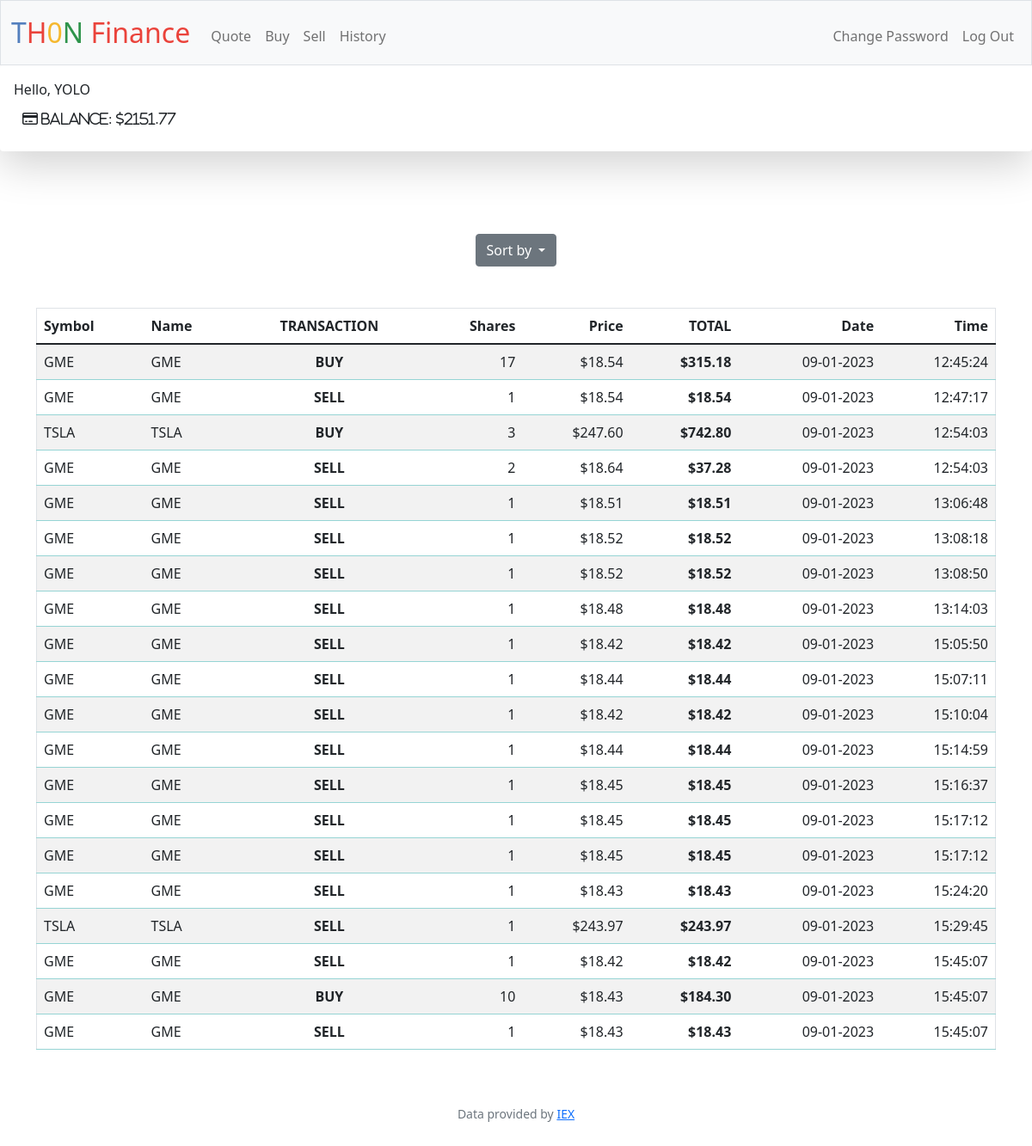
Screenshot of /history (signed in) with the database file from the repository.
### tables this page shows
CREATE TABLE transactions (
    transaction_id INTEGER PRIMARY KEY AUTOINCREMENT NOT NULL,
    transaction_type TEXT NOT NULL,
    user_id INTEGER,
    symbol TEXT NOT NULL,
    name TEXT NOT NULL,
    shares INTEGER,
    price FLOAT NOT NULL,
    total FLOAT NOT NULL,
    date TEXT NOT NULL,
    time TEXT NOT NULL,
    FOREIGN KEY(user_id) REFERENCES users(id)
);

### app.py (the view)
@app.route("/history")
@login_required
def history():
    transactions = db.execute("SELECT * FROM transactions WHERE user_id = ?", session["user_id"])
    return render_template("history.html", transactions=transactions)

### app.py (called while the page is built)
@app.after_request
def after_request(response):
    response.headers["Cache-Control"] = "no-cache, no-store, must-revalidate"
    response.headers["Expires"] = 0
    response.headers["Pragma"] = "no-cache"
    return response

### helpers.py (called while the page is built)
def login_required(f):
    @wraps(f)
    def decorated_function(*args, **kwargs):
        if session.get("user_id") is None:
            return redirect("/login")
        return f(*args, **kwargs)
    return decorated_function

def usd(value):
    return f"${value:,.2f}"

### templates/history.html (shortened to what this page needs)
{% extends "layout.html" %}
{% block main %}
    <div class="dropdown">
      <a class="btn btn-secondary dropdown-toggle" href="#" role="button" data-bs-toggle="dropdown" aria-expanded="false">
        Sort by
      </a>
    </div>
    <main class="container py-5 text-center">
        <table id="history_table" class="table table-striped border border-1">
            <thead>
                <tr>
                    <th class="text-start">Symbol</th>
                    <th class="text-start">Name</th>
                    <th class="text-center">TRANSACTION</th>
                    <th class="text-end">Shares</th>
                    <th class="text-end">Price</th>
                    <th class="text-end">TOTAL</th>
                    <th class="text-end">Date</th>
                    <th class="text-end">Time</th>
                </tr>
            </thead>
            <tbody>
                {% for sales in transactions %}
                    <tr>
                        <td class="text-start">{{ sales.symbol }}</td>
                        <td class="text-start">{{ sales.name }}</td>
                        <td class="text-center fw-bold">{{ sales.transaction_type }}</td>
                        <td class="text-end">{{ sales.shares }}</td>
                        <td class="text-end">{{ sales.price | usd }}</td>
                        <th class="text-end">{{ sales.total | usd }}</th>
                        <td class="text-end">{{ sales.date }}</td>
                        <td class="text-end">{{ sales.time }}</td>
                    </tr>
                {% endfor %}
            </tbody>
        </table>
{% endblock %}

### templates/layout.html (shortened to what this page needs)
<!DOCTYPE html>
<html lang="en">
    <head>
        <link href="https://cdn.jsdelivr.net/npm/bootstrap@5.1.3/dist/css/bootstrap.min.css" rel="stylesheet">
        <link href="/static/styles.css" rel="stylesheet">
    </head>
    <body>
        <nav class="bg-light border navbar navbar-expand-md navbar-light">
            <div class="container-fluid">
                <a class="navbar-brand" href="/"><span class="blue">T</span><span class="red">H</span><span class="yellow">0</span><span class="green">N</span> <span class="red">Finance</span></a>
                <div class="collapse navbar-collapse" id="navbar">
                    {% if session["user_id"] %}
                        <ul class="navbar-nav me-auto mt-2">
                            <li class="nav-item"><a class="nav-link" href="/quote">Quote</a></li>
                            <li class="nav-item"><a class="nav-link" href="/buy">Buy</a></li>
                            <li class="nav-item"><a class="nav-link" href="/sell">Sell</a></li>
                            <li class="nav-item"><a class="nav-link" href="/history">History</a></li>
                        </ul>
                        <ul class="navbar-nav ms-auto mt-2">
                            <li class="nav-item"><a class="nav-link" href="/changepw">Change Password</a></li>
                            <li class="nav-item"><a class="nav-link" href="/logout">Log Out</a></li>
                        </ul>
                    {% else %}
                        <ul class="navbar-nav ms-auto mt-2">
                            <li class="nav-item"><a class="nav-link" href="/register">Register</a></li>
                            <li class="nav-item"><a class="nav-link" href="/login">Log In</a></li>
                        </ul>
                    {% endif %}
                </div>
            </div>
        </nav>
        <div class="shadow-lg p-3 mb-5 bg-body-tertiary rounded">
            {% if session["user_id"] %}
            Hello, {{ session["username"] }}
            <div class="nav-item" style="padding:10px;">
                <i class="fa-regular fa-credit-card"> Balance: ${{ session["cash"] }}</i>
            </div>
            {% endif %}
        </div>
        <main class="container-fluid py-5 text-center">
            {% block main %}{% endblock %}
        </main>
        <footer class="mb-5 small text-center text-muted">
            Data provided by <a href="https://iexcloud.io/">IEX</a>
        </footer>
    </body>
</html>

### static/styles.css (style rules this page uses)
nav .navbar-brand { font-size: xx-large; }
nav { background-color: #131921; background-image: linear-gradient(#131921 50%); }
nav .navbar-brand .blue { color: #537fbe; }
nav .navbar-brand .red { color: #ea433b; }
nav .navbar-brand .yellow { color: #f5b82e; }
nav .navbar-brand .green { color: #2e944b; }
th, td { border-color: #96D4D4; }

### rows the page displays
transactions: symbol "GME", name "GME", transaction_type "BUY", shares "17", price "$18.54", total "$315.18", date "09-01-2023", time "12:45:24"
transactions: symbol "GME", name "GME", transaction_type "SELL", shares "1", price "$18.54", total "$18.54", date "09-01-2023", time "12:47:17"
transactions: symbol "TSLA", name "TSLA", transaction_type "BUY", shares "3", price "$247.60", total "$742.80", date "09-01-2023", time "12:54:03"
transactions: symbol "GME", name "GME", transaction_type "SELL", shares "2", price "$18.64", total "$37.28", date "09-01-2023", time "12:54:03"
transactions: symbol "GME", name "GME", transaction_type "SELL", shares "1", price "$18.51", total "$18.51", date "09-01-2023", time "13:06:48"
transactions: symbol "GME", name "GME", transaction_type "SELL", shares "1", price "$18.52", total "$18.52", date "09-01-2023", time "13:08:18"
transactions: symbol "GME", name "GME", transaction_type "SELL", shares "1", price "$18.52", total "$18.52", date "09-01-2023", time "13:08:50"
transactions: symbol "GME", name "GME", transaction_type "SELL", shares "1", price "$18.48", total "$18.48", date "09-01-2023", time "13:14:03"
transactions: symbol "GME", name "GME", transaction_type "SELL", shares "1", price "$18.42", total "$18.42", date "09-01-2023", time "15:05:50"
transactions: symbol "GME", name "GME", transaction_type "SELL", shares "1", price "$18.44", total "$18.44", date "09-01-2023", time "15:07:11"
transactions: symbol "GME", name "GME", transaction_type "SELL", shares "1", price "$18.42", total "$18.42", date "09-01-2023", time "15:10:04"
transactions: symbol "GME", name "GME", transaction_type "SELL", shares "1", price "$18.44", total "$18.44", date "09-01-2023", time "15:14:59"
transactions: symbol "GME", name "GME", transaction_type "SELL", shares "1", price "$18.45", total "$18.45", date "09-01-2023", time "15:16:37"
transactions: symbol "GME", name "GME", transaction_type "SELL", shares "1", price "$18.45", total "$18.45", date "09-01-2023", time "15:17:12"
transactions: symbol "GME", name "GME", transaction_type "SELL", shares "1", price "$18.45", total "$18.45", date "09-01-2023", time "15:17:12"
transactions: symbol "GME", name "GME", transaction_type "SELL", shares "1", price "$18.43", total "$18.43", date "09-01-2023", time "15:24:20"
transactions: symbol "TSLA", name "TSLA", transaction_type "SELL", shares "1", price "$243.97", total "$243.97", date "09-01-2023", time "15:29:45"
transactions: symbol "GME", name "GME", transaction_type "SELL", shares "1", price "$18.42", total "$18.42", date "09-01-2023", time "15:45:07"
transactions: symbol "GME", name "GME", transaction_type "BUY", shares "10", price "$18.43", total "$184.30", date "09-01-2023", time "15:45:07"
transactions: symbol "GME", name "GME", transaction_type "SELL", shares "1", price "$18.43", total "$18.43", date "09-01-2023", time "15:45:07"

### other values shown
{{ session["username"] }} "YOLO"
{{ session["cash"] }} "2151.77"
